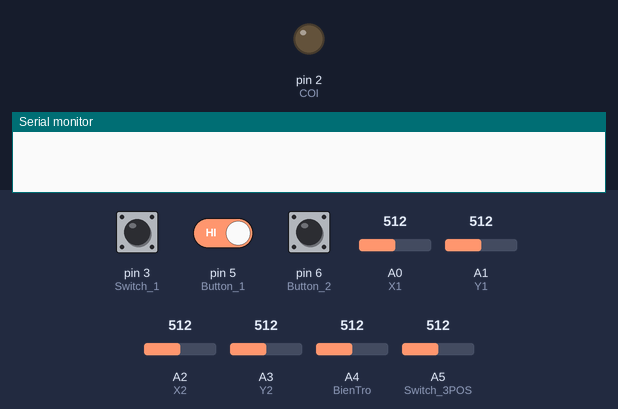
A program run on a simulated Arduino Nano, built with avr-gcc and run on an emulated ATmega328P. Shown: output pins drawn as LEDs (lit = HIGH), the last lines printed to the serial monitor. Inputs (shaded band) come from the test bench; at power-on: A0 (X1) = 512, pin 5 (Button_1) HIGH, A5 (Switch_3POS) = 512, A1 (Y1) = 512, A2 (X2) = 512, pin 3 (Switch_1) HIGH, pin 6 (Button_2) HIGH, A3 (Y2) = 512, A4 (BienTro) = 512. No radio packets arrive unless stated.

Above: at 0.01 s.
At 1.5 s:
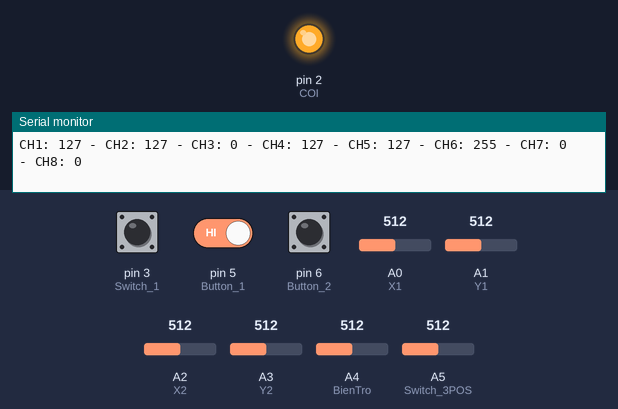
1.6 s: A0 (X1) set to 390
4.6 s: pin 5 (Button_1) driven LOW
7.6 s: A5 (Switch_3POS) set to 716
10.6 s: A1 (Y1) set to 30
13.6 s: A2 (X2) set to 30
16.6 s: A0 (X1) set to 30
Timing chart, 0 to 19.6 s (numbered marks = the images above; inputs shaded):
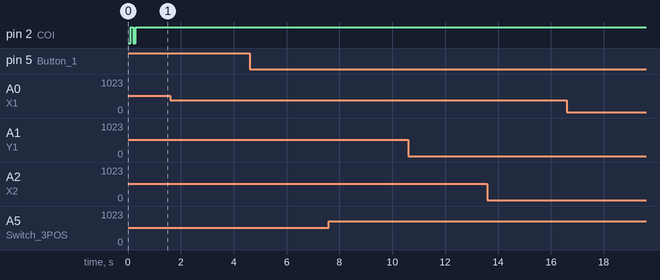

The program:

main.cpp
```cpp
/*======================================================
              FIRMWARE TX 8CH V24.1
========================================================*/

#include "APP_FUNC.h"

void setup(void)
{
  F_Init();
}

void loop(void)
{
  F_Main();
}
```

APP_FUNC.cpp
```cpp
/*======================================================
              Include Files
========================================================*/
#include "APP_FUNC.h"
/*======================================================*/

/*======================================================
              VARIABLES DECLARATIONS
========================================================*/
static DataRead_typedef Read_Button_Potentionmeter;
static ChannelData_Typedef Data_Send;
static RF24 radio(CE, CSN);

static SimpleKalmanFilter KALMAN_1(4, 2, 0.01);
static SimpleKalmanFilter KALMAN_2(4, 2, 0.01);
static SimpleKalmanFilter KALMAN_3(4, 2, 0.01);
static SimpleKalmanFilter KALMAN_4(4, 2, 0.01);
static SimpleKalmanFilter KALMAN_5(4, 2, 0.01);
static SimpleKalmanFilter KALMAN_6(4, 2, 0.01);

/*======================================================*/

/*======================================================
              LOCAL FUNCTION
========================================================*/

static void F_Peripheral_Init(void)
{
  pinMode(X1,INPUT);
  pinMode(Y1,INPUT);
  pinMode(X2,INPUT);
  pinMode(Y2,INPUT);
  pinMode(BienTro,INPUT);
  pinMode(Switch_3POS,INPUT_PULLUP);
  pinMode(Button_1,INPUT_PULLUP);
  pinMode(Button_2,INPUT_PULLUP);
  pinMode(Switch_1,INPUT_PULLUP);
  pinMode(COI,OUTPUT);

  digitalWrite(COI,LOW);
  delay(100);
  digitalWrite(COI,HIGH);
  delay(100);
  digitalWrite(COI,LOW);
  delay(100);
  digitalWrite(COI,HIGH);
}

static volatile void F_PrintDataPeri(void)
{
  char DataPrint[100];
  sprintf(DataPrint,"X1: %d - Y1: %d - X2: %d - Y2: %d - Pote: %d - SW3: %d - BT1: %d - BT2: %d - SW1: %d\n",
          Read_Button_Potentionmeter.u16_X1, Read_Button_Potentionmeter.u16_Y1,
          Read_Button_Potentionmeter.u16_X2, Read_Button_Potentionmeter.u16_Y2,
          Read_Button_Potentionmeter.u16_Bientro, Read_Button_Potentionmeter.u16_Switch,
          Read_Button_Potentionmeter.u8_Button1, Read_Button_Potentionmeter.u8_Button2, Read_Button_Potentionmeter.u8_ButtonMode);
  Serial.print(DataPrint);
}

static volatile void F_PrintDataSend(void)
{
  char DataPrint[100];
  sprintf(DataPrint,"CH1: %d - CH2: %d - CH3: %d - CH4: %d - CH5: %d - CH6: %d - CH7: %d - CH8: %d \n",
          Data_Send.CH1, Data_Send.CH2, Data_Send.CH3, Data_Send.CH4, Data_Send.CH5, Data_Send.CH6, Data_Send.CH7, Data_Send.CH8);
  Serial.print(DataPrint);
}

static void F_ReadButton(void)
{
  Read_Button_Potentionmeter.u16_X1 = analogRead(X1);
  Read_Button_Potentionmeter.u16_X1 = KALMAN_1.updateEstimate((float)Read_Button_Potentionmeter.u16_X1);

  Read_Button_Potentionmeter.u16_Y1 = analogRead(Y1);
  Read_Button_Potentionmeter.u16_Y1 = KALMAN_2.updateEstimate((float)Read_Button_Potentionmeter.u16_Y1);

  Read_Button_Potentionmeter.u16_X2 = analogRead(X2);
  Read_Button_Potentionmeter.u16_X2 = KALMAN_3.updateEstimate((float)Read_Button_Potentionmeter.u16_X2);

  Read_Button_Potentionmeter.u16_Y2 = analogRead(Y2);
  Read_Button_Potentionmeter.u16_Y2 = KALMAN_4.updateEstimate((float)Read_Button_Potentionmeter.u16_Y2);

  Read_Button_Potentionmeter.u16_Bientro = analogRead(BienTro);
  Read_Button_Potentionmeter.u16_Bientro = KALMAN_5.updateEstimate((float)Read_Button_Potentionmeter.u16_Bientro);

  Read_Button_Potentionmeter.u16_Switch = analogRead(Switch_3POS);
  Read_Button_Potentionmeter.u16_Switch = KALMAN_6.updateEstimate((float)Read_Button_Potentionmeter.u16_Switch);

  Read_Button_Potentionmeter.u8_Button1 = digitalRead(Button_1);
  Read_Button_Potentionmeter.u8_Button2 = digitalRead(Button_2);
  Read_Button_Potentionmeter.u8_ButtonMode = digitalRead(Switch_1);

  // F_PrintDataPeri();
}

static void F_ConvertData(void)
{
  F_ReadButton();

  Data_Send.CH1 = map(Read_Button_Potentionmeter.u16_X1,0,1023,0,255);
  Data_Send.CH2 = map(Read_Button_Potentionmeter.u16_Y1,0,1023,0,255);
  Data_Send.CH4 = map(Read_Button_Potentionmeter.u16_X2,0,1023,0,255);
  Data_Send.CH5 = map(Read_Button_Potentionmeter.u16_Bientro,0,1023,0,255);

  if(Read_Button_Potentionmeter.u8_ButtonMode == MODE_FULL)
  {
    Data_Send.CH3 = map(Read_Button_Potentionmeter.u16_Y2,0,1023,0,255);
  }
  else
  {
    if(Read_Button_Potentionmeter.u16_Y2>=600)
    {
      if(Data_Send.CH3<255) Data_Send.CH3+=1;
    }
    else if(Read_Button_Potentionmeter.u16_Y2<=400)
    {
      if(Data_Send.CH3>0) Data_Send.CH3-=1;
    }
    else {}
  }

  if(Read_Button_Potentionmeter.u16_Switch>=200 && Read_Button_Potentionmeter.u16_Switch<=300) Data_Send.CH6=125;
  if(Read_Button_Potentionmeter.u16_Switch>=600 && Read_Button_Potentionmeter.u16_Switch<=700) Data_Send.CH6=0;
  if(Read_Button_Potentionmeter.u16_Switch>=500 && Read_Button_Potentionmeter.u16_Switch<=600) Data_Send.CH6=255;

  if(Read_Button_Potentionmeter.u8_Button1==0) Data_Send.CH7=255;
  else Data_Send.CH7=0;

  if(Read_Button_Potentionmeter.u8_Button2==0)
  {
    if(Data_Send.CH8==255) Data_Send.CH8=0;
    else Data_Send.CH8=255;
    delay(200);
  }

  F_PrintDataSend();
}

ISR (TIMER1_OVF_vect)
{
  F_ConvertData();
  TCNT1 = 59286u;
}

static void TIMER1_Init(void) /* 25ms */
{
  cli();
  TCCR1A = 0;
  TCCR1B = 0;
  TIMSK1 = 0;
  TCCR1B |= (1u<<1u) | (1u<<0u);
  TCNT1 = 59286u;
  TIMSK1 = (1u<<0u);
  sei();
}

static void F_RF_INIT(void)
{
  while (!radio.begin())
  {
    digitalWrite(COI,LOW);
  }
  digitalWrite(COI,HIGH);

  radio.openWritingPipe(RX_ADDRESS);
  radio.setPALevel(RF24_PA_MAX,1);
  radio.setChannel(RF_CHANNEL);
  radio.setDataRate(RF24_250KBPS);
  radio.stopListening();
}

static void F_RF_SEND(void)
{
  radio.write(&Data_Send, sizeof(Data_Send));
}

/*======================================================*/

/*======================================================
              APP MAIN
========================================================*/
void F_Init(void)
{
  Serial.begin(115200);

  F_Peripheral_Init();
  TIMER1_Init();
  F_RF_INIT();

}

void F_Main(void)
{
  F_RF_SEND();
  delay(2);
}
/*======================================================*/
```

APP_FUNC.h
```cpp
/*======================================================
              FIRMWARE TX 8CH V24.1
========================================================*/

#ifndef __APP_FUNCTION__
#define __APP_FUNCTION__

/*======================================================
              Include Files
========================================================*/
#include <Arduino.h>
#include <avr/interrupt.h>
#include <SPI.h>
#include <nRF24L01.h>
#include <RF24.h>
#include <SimpleKalmanFilter.h>
/*======================================================*/

/*======================================================
              Defines & Macros
========================================================*/
#define SCK   13
#define MOSI  11
#define MISO  12
#define CE    9
#define CSN   10
#define X1    A0
#define Y1    A1
#define X2    A2
#define Y2    A3
#define Button_1 5
#define Button_2 6
#define Switch_3POS A5
#define Switch_1    3
#define COI         2
#define BienTro     A4

/* Config RX Address */
#define RX_ADDRESS (39563) /* 0-65536 */
#define RF_CHANNEL (111)    /* 0-124 */

/*======================================================*/

/*======================================================
              ENUMS
========================================================*/
typedef enum MODE
{
  MODE_FULL,
  MODE_ADD_SUB
}MODE_enum;
/*======================================================*/

/*======================================================
              TYPEDEFS & STRUCTURES
========================================================*/
typedef struct ChannelData
{
  uint8_t CH1; /* Aileron */
  uint8_t CH2; /* Elevator */
  uint8_t CH3; /* Throttle */
  uint8_t CH4; /* Rudder */
  uint8_t CH5; /* Bien tro */
  uint8_t CH6; /* Switch 3 vi tri */
  uint8_t CH7; /* Button phai: nhan nha */
  uint8_t CH8; /* Button trai: nhan tu giu */
}ChannelData_Typedef;

typedef struct DataRead
{
  uint8_t u8_Button1;
  uint8_t u8_Button2;
  uint8_t u8_ButtonMode;
  uint16_t u16_X1;
  uint16_t u16_Y1;
  uint16_t u16_X2;
  uint16_t u16_Y2;
  uint16_t u16_Bientro;
  uint16_t u16_Switch;
}DataRead_typedef;


/*======================================================*/

/*======================================================
              GLOBAL VARIABLES DECLARATIONS
========================================================*/
extern DataRead_typedef Read_Button_Potentionmeter;
/*======================================================*/

/*======================================================
              GLOBAL FUNCTION DECLARATIONS
========================================================*/
void F_Init(void);
void F_Main(void);
/*======================================================*/

#endif /* __APP_FUNCTION__ */
```
